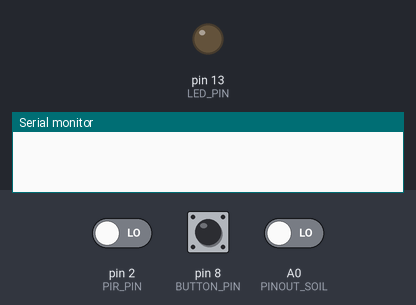
The sketch below on a simulated Arduino Uno, built with avr-gcc and run on an emulated ATmega328P. Parts: output pins drawn as LEDs (lit = HIGH), the last lines printed to the serial monitor. The test bench sets the inputs (shaded band); at power-on: pin 8 (BUTTON_PIN) HIGH, A0 (PINOUT_SOIL) LOW, pin 2 (PIR_PIN) LOW.

Above: at 4.2 s.
4.3 s: pin 8 (BUTTON_PIN) pulled LOW for 0.15 s
At 5.4 s:
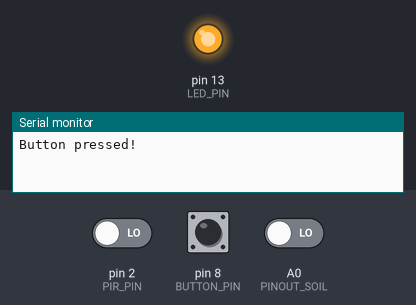
7.4 s: A0 (PINOUT_SOIL) driven HIGH
At 14.4 s:
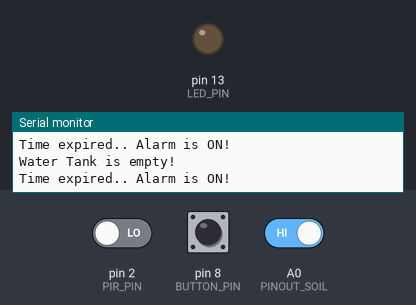
Timing chart, 0 to 14.9 s (numbered marks = the images above; inputs shaded):
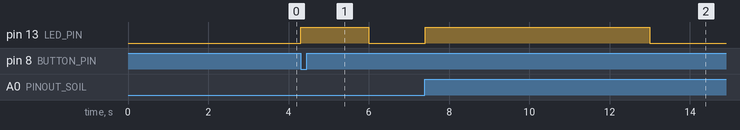

Measured:
- after the input at 4.3 s, pin 13 (LED_PIN): LOW → HIGH after 0.00 s instead of 1.7 s
- after the input at 7.4 s, pin 13 (LED_PIN): LOW → HIGH after 0.00 s instead of 5.6 s

The sketch:

Task1.4D.ino
```cpp
// Assigning the pins to the sensors and push button
#define LED_PIN 13
#define BUTTON_PIN 8
#define PIR_PIN 2
#define PINOUT_SOIL A0


// Variables for the Timer
const int userTime = 7000; // 5 seconds
int timerVar = 0;

// initializing the variables for the push button and sensors
float volt = 0;
int led_State = LOW;
int pir_Value = LOW;
int button_State = LOW;
int soil_Moisture = 0;


void setup() {

    pinMode(PIR_PIN, INPUT);        // Setting PIR pin as input
    pinMode(BUTTON_PIN, INPUT_PULLUP);          // Setting Button pin as input
    pinMode(LED_PIN, OUTPUT);       // Setting LED pin as output


  // PCINT library for PIR sensor
    PCICR |= (1 << PCIE2);
    PCMSK2 |= (1 << PCINT18);


  // PCINT library for soil moisture sensor
    PCICR |= (1 << PCIE1);
    PCMSK1 |= (1 << PCINT8);

  // PCINT library for push button
    PCICR |= (1 << PCIE0);
    PCMSK0 |= (1 << PCINT0);

  // Initializing timer interrupt
    TCCR1A = 0;
    TCCR1B = 0;
    TCNT1 = 0;
    OCR1A = 15624;      // (16MHz / (prescaler * desired interrupt frequency)) - 1
    TCCR1B |= (1 << WGM12);
    TCCR1B |= (1 << CS12) | (1 << CS10); // Prescaler is set to 1024
    TIMSK1 |= (1 << OCIE1A);


    Serial.begin(9600);
}

void loop()         // Loop is empty as all the functionality of the program is taken care by the Interrupt Routines
{

}

// Interrupt routine for PIR sensor
ISR(PCINT2_vect) {
    pir_Value = digitalRead(PIR_PIN);
    if (pir_Value == HIGH) {
        Serial.println("Is someone there? Motion recorded");
    }
}

// Interrupt routine for TMP36 sensor
ISR(PCINT1_vect) {
	soil_Moisture = analogRead(PINOUT_SOIL);
    if (soil_Moisture < 500) {
        digitalWrite(LED_PIN, HIGH);
        led_State = HIGH;
        Serial.println("Water Tank is empty!");
    } else {
        digitalWrite(LED_PIN, LOW);
        led_State = LOW;
    }
}

// Interrupt routine for PUSH BUTTON
ISR(PCINT0_vect) {
    button_State = digitalRead(BUTTON_PIN);
    if (button_State == LOW) {
        led_State = !led_State;
        digitalWrite(LED_PIN, led_State);
        Serial.println("Button pressed!");
    }
}

// Interrupt routine for the TIMER
ISR(TIMER1_COMPA_vect) {
    timerVar++;
    if (timerVar == (userTime / 1000)) {
        Serial.println("Time expired.. Alarm is ON!");
        led_State =!led_State;
        digitalWrite(LED_PIN, led_State);
        timerVar = 0;
    }
}
```
